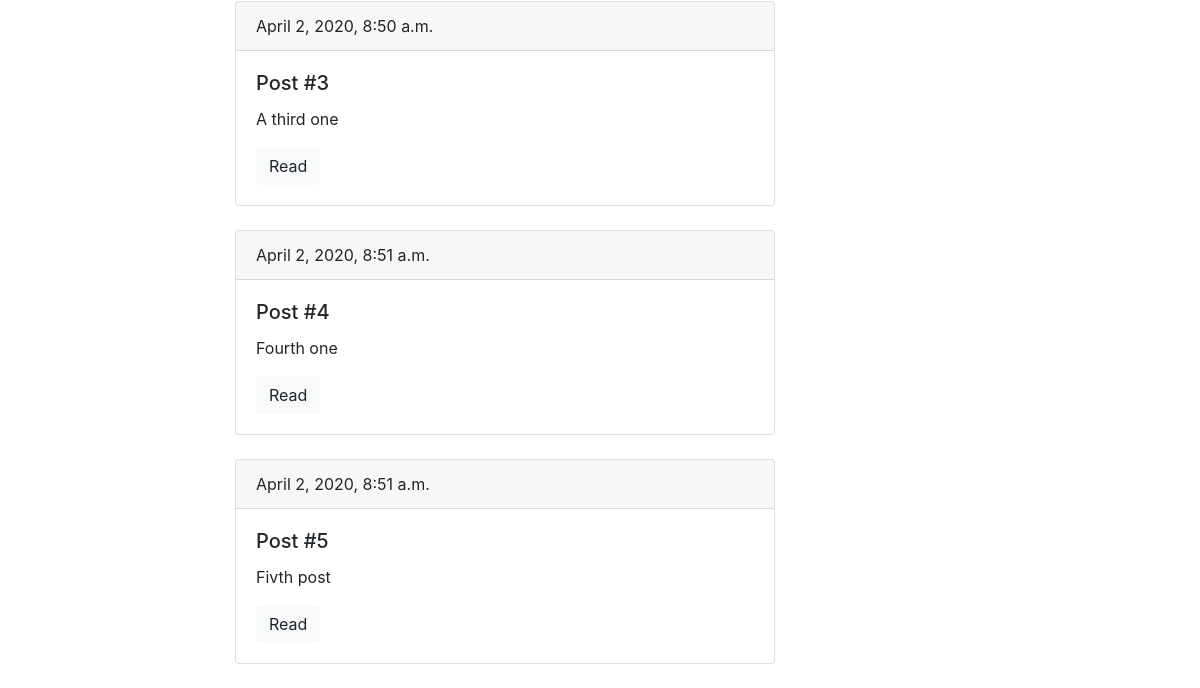
The page /blog/ (lower part) on the database as committed earlier.
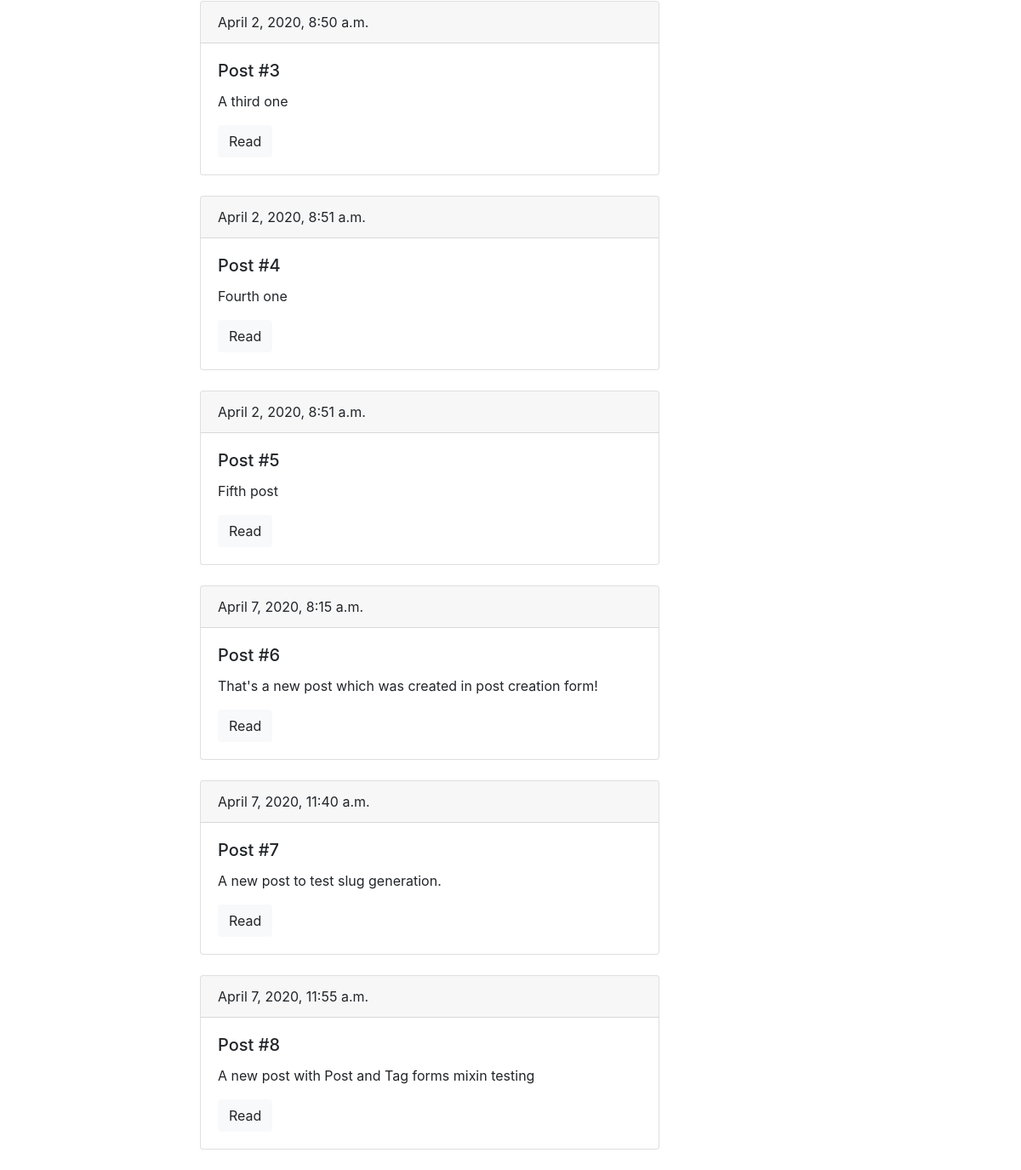
The same page on the database as committed later.
### blog/models.py (models this page shows, shortened)
class Post(models.Model):
    title = models.CharField(max_length=150, db_index=True)
    slug = models.SlugField(max_length=150, blank=True, unique=True)
    body = models.TextField(blank=True, db_index=True)
    date_pub = models.DateTimeField(auto_now_add=True)
    tags = models.ManyToManyField('Tag', blank=True, related_name='posts')
    def get_absolute_url(self):
        return reverse('post_details_url', kwargs={'slug': self.slug})

### blog/views.py (the view)
# urls.py: path('', posts_list, name='posts_list_url'),
def posts_list(request):
    posts = Post.objects.all()
    return render(request, 'blog/index.html', context={'posts': posts})

### blog/templates/blog/index.html (shortened to what this page needs)
{% extends 'blog/blog_base.html' %}
{% block content %}
    {% for post in posts %}
        <div class="card mb-4">
          <div class="card-header">
            {{ post.date_pub }}
          </div>
          <div class="card-body">
            <h5 class="card-title">{{ post.title }}</h5>
            <p class="card-text">{{ post.body|truncatewords:15 }}</p>
            <a href="{{ post.get_absolute_url }}" class="btn btn-light">Read</a>
          </div>
        </div>
    {% endfor %}
{% endblock %}

### blog/templates/blog/blog_base.html (shortened to what this page needs)
{% extends 'base.html' %}

### templates/base.html (shortened to what this page needs)
<!DOCTYPE html>
<html lang="en">
<head>
    <link rel="stylesheet" href="https://stackpath.bootstrapcdn.com/bootstrap/4.4.1/css/bootstrap.min.css">
</head>
<body>
    <div class="container mt-5">
        <div class="row">
            <div class="col-6 offset-md-2">
                {% block content %}{% endblock %}
            </div>
        </div>
    </div>
</body>
</html>

Rows that differ between the two databases and show on the page:
changed Post "Post #5": body "Fivth post" → "Fifth post"
added Post: date_pub "April 7, 2020, 8:15 a.m.", title "Post #6", body "That's a new post which was created in post creation form!"
added Post: date_pub "April 7, 2020, 11:40 a.m.", title "Post #7", body "A new post to test slug generation."
added Post: date_pub "April 7, 2020, 11:55 a.m.", title "Post #8", body "A new post with Post and Tag forms mixin testing"
